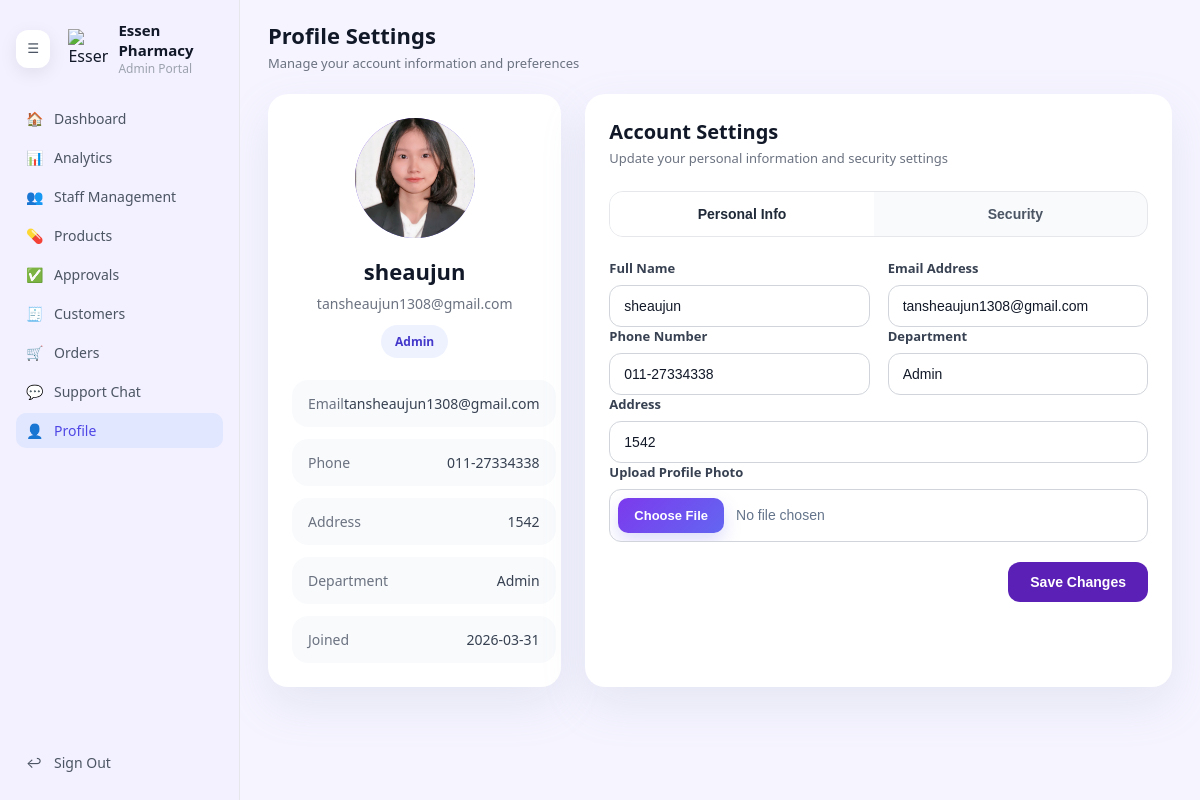
Screenshot of /admin/profile.php (signed in) with the database file from the repository.
### tables this page shows
CREATE TABLE `users` (
  `userID` int(10) UNSIGNED NOT NULL,
  `userName` varchar(50) NOT NULL,
  `firstName` varchar(100) NOT NULL,
  `lastName` varchar(100) NOT NULL,
  `email` varchar(150) NOT NULL,
  `password` varchar(255) NOT NULL,
  `role` enum('admin','staff','customer') NOT NULL DEFAULT 'customer',
  `phoneNo` varchar(30) DEFAULT NULL,
  `created_at` datetime DEFAULT current_timestamp(),
  `address` varchar(255) DEFAULT NULL,
  `department` varchar(100) DEFAULT NULL,
  `avatar` varchar(255) DEFAULT NULL,
  `updated_at` timestamp NOT NULL DEFAULT current_timestamp() ON UPDATE current_timestamp()
);

### admin/profile.php (the view, shortened to what this page needs)
<?php
require_once __DIR__ . '/../db.php';
function h($value) {
    return htmlspecialchars($value, ENT_QUOTES, 'UTF-8');
}
$userId = $_SESSION['userID'];
$user = [
    'userID' => $userId,
    'userName' => $_SESSION['userName'] ?? '',
    'firstName' => '',
    'lastName' => '',
    'email' => '',
    'phoneNo' => '',
    'address' => '',
    'department' => '',
    'role' => $_SESSION['role'] ?? 'admin',
    'created_at' => '',
    'avatar' => '',
];
$stmt = $conn->prepare('SELECT userName, firstName, lastName, email, phoneNo, address, department, avatar, created_at FROM users WHERE userID = ? LIMIT 1');
$stmt->bind_param('i', $userId);
$stmt->execute();
$stmt->bind_result($userName, $firstName, $lastName, $email, $phoneNo, $address, $department, $avatar, $createdAt);
if ($stmt->fetch()) {
    $user['userName']   = $userName;
    $user['firstName']  = $firstName;
    $user['lastName']   = $lastName;
    $user['email']      = $email;
    $user['phoneNo']    = $phoneNo;
    $user['address']    = $address;
    $user['department'] = $department;
    $user['avatar']     = $avatar;
    $user['created_at'] = $createdAt;
}
$fullName = trim($user['firstName'] . ' ' . $user['lastName']);
$joinDate = $user['created_at'] ? date('Y-m-d', strtotime($user['created_at'])) : '';
?>
<!DOCTYPE html>
<html lang="en">
<head>
    <link rel="stylesheet" href="css/admin-dashboard.css">
    <link rel="stylesheet" href="css/admin-profile.css?v=2">
</head>
<body>
<div class="admin-layout">
    <aside class="sidebar">
        <div class="sidebar-header">
            <button type="button" id="sidebarToggle" class="sidebar-toggle" aria-pressed="false" aria-label="Toggle sidebar">☰</button>
            <div class="logo-circle">
                <img src="../logo-transparent.png" alt="Essen Pharmacy" class="logo-image">
            </div>
            <div class="sidebar-brand">
                <div class="brand-title">Essen Pharmacy</div>
                <div class="brand-subtitle">Admin Portal</div>
            </div>
        </div>
        <nav class="sidebar-nav">
            <a href="dashboard.php" class="nav-item">
                <span class="nav-icon">🏠</span>
                <span class="nav-label">Dashboard</span>
            </a>
            <a href="analytics.php" class="nav-item">
                <span class="nav-icon">📊</span>
                <span class="nav-label">Analytics</span>
            </a>
            <a href="staff.php" class="nav-item">
                <span class="nav-icon">👥</span>
                <span class="nav-label">Staff Management</span>
            </a>
            <a href="products.php" class="nav-item">
                <span class="nav-icon">💊</span>
                <span class="nav-label">Products</span>
            </a>
            <a href="approvals.php" class="nav-item">
                <span class="nav-icon">✅</span>
                <span class="nav-label">Approvals</span>
            </a>
            <a href="customers.php" class="nav-item">
                <span class="nav-icon">🧾</span>
                <span class="nav-label">Customers</span>
            </a>
            <a href="orders.php" class="nav-item">
                <span class="nav-icon">🛒</span>
                <span class="nav-label">Orders</span>
            </a>
            <a href="support-chat.php" class="nav-item">
                <span class="nav-icon">💬</span>
                <span class="nav-label">Support Chat</span>
            </a>
            <a href="profile.php" class="nav-item active">
                <span class="nav-icon">👤</span>
                <span class="nav-label">Profile</span>
            </a>
        </nav>
        <div class="sidebar-footer">
            <a href="../logout.php" class="nav-item">
                <span class="nav-icon">↩</span>
                <span class="nav-label">Sign Out</span>
            </a>
        </div>
    </aside>
    <main class="main-content">
        <header class="main-header">
            <div>
                <h1>Profile Settings</h1>
                <p>Manage your account information and preferences</p>
            </div>
        </header>
        <div class="profile-grid">
            <section class="profile-card">
                <div class="profile-avatar">
                    <?php if (!empty($user['avatar'])): ?>
                        <img src="<?php echo h($user['avatar']); ?>" alt="Profile avatar">
                    <?php endif; ?>
                </div>
                <div class="profile-details">
                    <h2><?php echo h($fullName ?: 'Admin User'); ?></h2>
                    <p class="profile-email"><?php echo h($user['email']); ?></p>
                    <div class="profile-badge"><?php echo h(ucfirst($user['role'])); ?></div>
                </div>
                <div class="profile-info-list">
                    <div class="profile-info-item">
                        <span class="profile-info-label">Email</span>
                        <span><?php echo h($user['email']); ?></span>
                    </div>
                    <div class="profile-info-item">
                        <span class="profile-info-label">Phone</span>
                        <span><?php echo h($user['phoneNo'] ?: '-'); ?></span>
                    </div>
                    <div class="profile-info-item">
                        <span class="profile-info-label">Address</span>
                        <span><?php echo h($user['address'] ?: '-'); ?></span>
                    </div>
                    <div class="profile-info-item">
                        <span class="profile-info-label">Department</span>
                        <span><?php echo h($user['department'] ?: '-'); ?></span>
                    </div>
                    <div class="profile-info-item">
                        <span class="profile-info-label">Joined</span>
                        <span><?php echo h($joinDate ?: '-'); ?></span>
                    </div>
                </div>
            </section>
            <section class="account-card">
                <div class="account-card-header">
                    <div>
                        <h2>Account Settings</h2>
                        <p>Update your personal information and security settings</p>
                    </div>
                </div>
                <div class="tabs">
                    <button type="button" class="tab-trigger active" data-tab="personal">Personal Info</button>
                    <button type="button" class="tab-trigger" data-tab="security">Security</button>
                </div>
                <div class="tab-panel active" id="personal">
                    <form method="post" action="profile.php" enctype="multipart/form-data">
                        <div class="field-row">
                            <div class="field-group">
                                <label for="firstName">Full Name</label>
                                <input type="text" id="firstName" name="firstName" value="<?php echo h($user['firstName']); ?>">
                            </div>
                            <div class="field-group">
                                <label for="email">Email Address</label>
                                <input type="email" id="email" name="email" value="<?php echo h($user['email']); ?>">
                            </div>
                        </div>
                        <div class="field-row">
                            <div class="field-group">
                                <label for="phoneNo">Phone Number</label>
                                <input type="text" id="phoneNo" name="phoneNo" value="<?php echo h($user['phoneNo']); ?>">
                            </div>
                            <div class="field-group">
                                <label for="department">Department</label>
                                <input type="text" id="department" name="department" value="<?php echo h($user['department']); ?>">
                            </div>
                        </div>
                        <div class="field-group">
                            <label for="address">Address</label>
                            <input type="text" id="address" name="address" value="<?php echo h($user['address']); ?>">
                        </div>
                        <div class="field-group">
                            <label for="avatar">Upload Profile Photo</label>
                            <input type="file" id="avatar" name="avatar" accept="image/jpeg,image/png,image/gif">
                        </div>
                        <div class="form-actions">
                            <button type="submit" class="btn-primary">Save Changes</button>
                        </div>
                    </form>
                </div>
            </section>
        </div>
    </main>
</div>
</body>
</html>

### admin/css/admin-dashboard.css (style rules this page uses)
body { margin: 0; font-family: system-ui, -apple-system, BlinkMacSystemFont, "Segoe UI", sans-serif; background-color: #f5f4ff; color: #111827; }
.admin-layout { display: grid; grid-template-columns: 240px minmax(0, 1fr); min-height: 100vh; }
.sidebar { position: sticky; top: 0; height: 100vh; overflow-y: auto; background-color: #f3f0ff; border-right: 1px solid #e5e7eb; display: flex; flex-direction: column; padding: 20px 16px; box-sizing: border-box; min-width: 240px; transition: width 0.2s ease, padding 0.2s ease; }
.sidebar-header { display: flex; align-items: center; gap: 10px; margin-bottom: 24px; }
.logo-circle { width: 40px; height: 40px; border-radius: 0; display: flex; align-items: center; justify-content: center; background: transparent; color: inherit; overflow: visible; }
.logo-image { width: 40px; height: 40px; max-width: 40px; max-height: 40px; display: block; object-fit: contain; }
.sidebar-toggle { display: inline-flex; align-items: center; justify-content: center; width: 38px; height: 38px; border: none; border-radius: 12px; background: #ffffff; color: #4b5563; cursor: pointer; box-shadow: 0 5px 18px rgba(15, 23, 42, 0.08); transition: background 0.2s ease, transform 0.2s ease; margin-right: 8px; }
.sidebar-brand .brand-title { font-size: 15px; font-weight: 600; }
.sidebar-brand .brand-subtitle { font-size: 12px; color: #9ca3af; }
.sidebar-nav { flex: 1; display: flex; flex-direction: column; gap: 4px; }
.nav-item { display: flex; align-items: center; gap: 10px; padding: 8px 10px; border-radius: 10px; text-decoration: none; color: #4b5563; font-size: 14px; }
.nav-item .nav-icon { width: 18px; }
.nav-item.active { background-color: #e0e7ff; color: #4f46e5; }
.sidebar-footer { margin-top: auto; }
.main-content { padding: 20px 28px 28px; box-sizing: border-box; }
.main-header h1 { margin: 0 0 4px; font-size: 22px; }
.main-header p { margin: 0; font-size: 13px; color: #6b7280; }

### admin/css/admin-profile.css (style rules this page uses)
body { background-color: #f5f4ff; }
.profile-grid { display: grid; gap: 24px; grid-template-columns: minmax(280px, 1fr) minmax(0, 2fr); margin-top: 22px; }
.profile-card, .account-card { background-color: #ffffff; border-radius: 20px; padding: 24px; box-shadow: 0 18px 45px rgba(148, 163, 184, 0.16); }
.profile-avatar { width: 120px; height: 120px; border-radius: 999px; background: linear-gradient(135deg, #7c3aed, #6366f1); display: flex; align-items: center; justify-content: center; margin: 0 auto; overflow: hidden; position: relative; }
.profile-avatar img { width: 100%; height: 100%; object-fit: cover; }
.profile-details { text-align: center; margin-top: 18px; }
.profile-details h2 { margin: 0; font-size: 22px; }
.profile-email { margin: 8px 0 0; font-size: 14px; color: #6b7280; }
.profile-badge { display: inline-flex; margin-top: 12px; padding: 8px 14px; border-radius: 999px; background-color: #eef2ff; color: #4338ca; font-size: 12px; font-weight: 600; }
.profile-info-list { margin-top: 22px; display: grid; gap: 12px; }
.profile-info-item { display: flex; justify-content: space-between; padding: 14px 16px; border-radius: 16px; background-color: #f8fafc; font-size: 14px; color: #374151; }
.profile-info-label { color: #6b7280; }
.account-card-header h2 { margin: 0; font-size: 20px; }
.account-card-header p { margin: 4px 0 0; color: #6b7280; font-size: 13px; }
.tabs { display: flex; gap: 10px; margin-top: 24px; border: 1px solid #e5e7eb; border-radius: 14px; overflow: hidden; background-color: #f8fafc; }
.tab-trigger { flex: 1; padding: 14px 18px; border: 0; background: transparent; font-size: 14px; font-weight: 600; cursor: pointer; color: #4b5563; }
.tab-trigger.active { background-color: #ffffff; color: #1f2937; }
.tab-panel { display: none; margin-top: 22px; }
.tab-panel.active { display: block; }
.field-row { display: grid; gap: 18px; grid-template-columns: repeat(2, minmax(0, 1fr)); }
.field-group { display: flex; flex-direction: column; gap: 8px; }
.field-group label { font-size: 13px; font-weight: 600; color: #374151; }
.field-group input { border: 1px solid #d1d5db; border-radius: 12px; padding: 12px 14px; font-size: 14px; color: #111827; background-color: #ffffff; }
.field-group input[type="file"] { padding: 8px; cursor: pointer; color: #64748b; }
.form-actions { display: flex; justify-content: flex-end; margin-top: 20px; }
.btn-primary { background-color: #5b21b6; color: #ffffff; border: none; border-radius: 12px; padding: 12px 22px; cursor: pointer; font-size: 14px; font-weight: 600; }

### rows the page displays
users: avatar (picture), firstName "sheaujun", email "tansheaujun1308@gmail.com", phoneNo "011-27334338", address "1542", department "Admin", created_at "2026-03-31"

### other values shown
$user['role'] "Admin"
